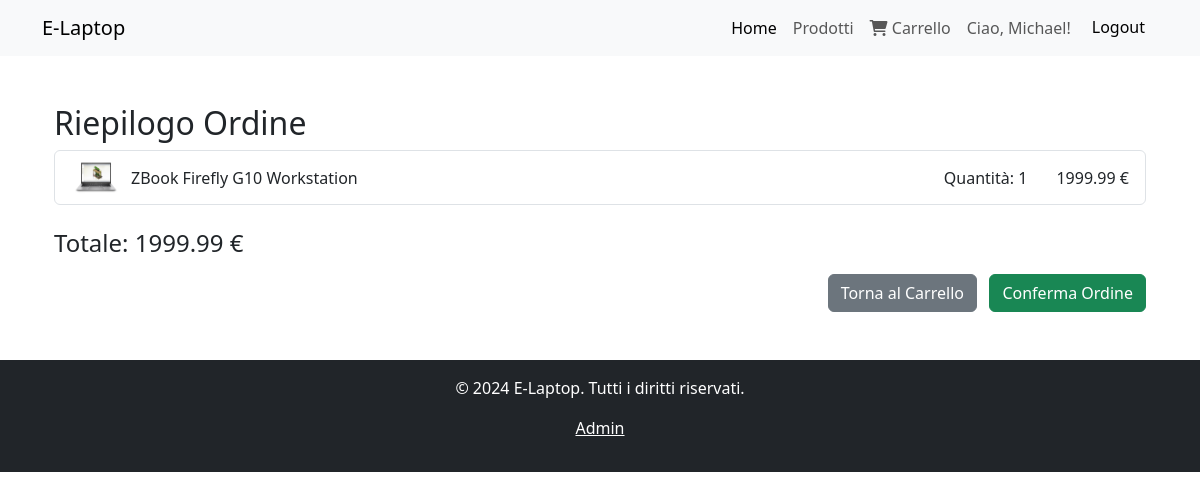
Screenshot of /checkout/ (signed in) with the database file from the repository.
### management/models.py (models this page shows, shortened)
class CustomUser(AbstractUser):
    USER_TYPE_CHOICES = (
        ('buyer', 'Acquirente'),
        ('seller', 'Fornitore'),
    )
    user_type = models.CharField(max_length=20, choices=USER_TYPE_CHOICES)

class CartItem(models.Model):
    cart = models.ForeignKey(Cart, on_delete=models.CASCADE)
    laptop = models.ForeignKey(Laptop, on_delete=models.CASCADE)
    quantity = models.PositiveIntegerField(default=1)

class Laptop(models.Model):
    name = models.CharField(max_length=100)
    description = models.CharField(max_length=200, blank=True, null=True)
    processor_brand = models.CharField(max_length=100)
    processor_model = models.CharField(max_length=100)
    ram = models.IntegerField()
    storage = models.IntegerField()
    display_inches = models.IntegerField()
    price = models.DecimalField(max_digits=10, decimal_places=2)
    image = models.ImageField(upload_to='laptops/', blank=True, null=True)
    CATEGORY_CHOICES = (
        ('', 'Select Category'),
        ('BL', 'Budget laptop'),
        ('HE', 'High end laptop'),
        ('CO', 'Convertible or 2-in-1'),
        ('GA', 'Gaming'),
        ('EN', 'Enterprise'),
    )
    category = models.CharField(max_length=2, choices=CATEGORY_CHOICES)
    seller = models.ForeignKey(settings.AUTH_USER_MODEL, null=True, on_delete=models.SET_NULL)

### management/views.py (the view)
# urls.py: path('checkout/', views.checkout, name='checkout'),
@login_required
def checkout(request):
    if request.user.user_type != 'buyer':
        messages.error(request, 'Sellers are not allowed to access the checkout.')
        return redirect('home')
    cart = Cart.objects.filter(user=request.user).first()
    if not cart or not cart.cartitem_set.exists():
        messages.error(request, "Il carrello è vuoto.")
        return redirect('cart_detail')
    cart_items = cart.cartitem_set.all()
    total_amount = sum(item.laptop.price * item.quantity for item in cart_items)
    return render(request, 'management/checkout.html', {'cart_items': cart_items, 'total_amount': total_amount})

### management/templates/management/checkout.html (shortened to what this page needs)
{% extends 'base.html' %}
{% load static %}
{% block content %}
<div class="container mt-5">
    <h2>Riepilogo Ordine</h2>
    <ul class="list-group">
        {% for item in cart_items %}
            <li class="list-group-item d-flex justify-content-between align-items-center">
                <div class="d-flex align-items-center">
                    {% if item.laptop.image %}
                    	<img src="{{ item.laptop.image.url }}" alt="{{ item.laptop.name }}" style="width: 50px; height: auto; margin-right: 10px;">
                    {% endif %}
                    <span>{{ item.laptop.name }}</span>
                </div>
                <div class="d-flex align-items-center">
                    <span class="mr-3">Quantità: {{ item.quantity }}</span>
                    <span>{{ item.laptop.price }} €</span>
                </div>
            </li>
        {% endfor %}
    </ul>
    <h4 class="mt-4">Totale: {{ total_amount|floatformat:2 }} €</h4>
    <div class="d-flex justify-content-end mt-3">
        <a href="{% url 'cart_detail' %}" class="btn btn-secondary mr-2">Torna al Carrello</a>
        <a href="{% url 'confirm_order' %}" class="btn btn-success">Conferma Ordine</a>
    </div>
</div>
{% endblock %}

### templates/base.html (shortened to what this page needs)
<!DOCTYPE html>
<html lang="it">
<head>
    <link href="https://cdn.jsdelivr.net/npm/bootstrap@5.3.0/dist/css/bootstrap.min.css" rel="stylesheet">
</head>
<body>
    <nav class="navbar navbar-expand-lg navbar-light bg-light">
        <div class="container">
            <a class="navbar-brand" href="{% url 'home' %}">E-Laptop</a>
            <div class="collapse navbar-collapse" id="navbarNav">
                <ul class="navbar-nav ms-auto">
                    <li class="nav-item">
                        <a class="nav-link active" href="{% url 'home' %}">Home</a>
                    </li>
                    <li class="nav-item">
                        <a class="nav-link" href="{% url 'laptops_list' %}">Prodotti</a>
                    </li>
                    {% if user.is_authenticated %}
                        {% if user.user_type == 'buyer' %}
                            <link rel="stylesheet" href="https://cdnjs.cloudflare.com/ajax/libs/font-awesome/6.0.0-beta3/css/all.min.css">
                            <li class="nav-item">
                                <a class="nav-link" href="{% url 'cart_detail' %}">
                                    <i class="fas fa-shopping-cart"></i>
                                    Carrello
                                </a>
                            </li>
                        {% endif %}
                    {% endif %}
                    {% if user.is_authenticated %}
                        <li class="nav-item">
                            <span class="nav-link">Ciao, {{ user.username }}!</span>
                        </li>
                        <li class="nav-item">
                            <form method="POST" action="{% url 'logout' %}"> {% csrf_token %}
                                <button type="submit" class="btn btn-light">Logout</button>
                            </form>
                        </li>
                    {% endif %}
                </ul>
            </div>
        </div>
    </nav>
    <div class="container my-5">
        {% block content %}
        {% endblock %}
    </div>
    <footer class="bg-dark text-white text-center py-3">
        <p>&copy; 2024 E-Laptop. Tutti i diritti riservati.</p>
        <p><a href="http://localhost:8000/admin/" class="text-white">Admin</a></p>
    </footer>
</body>
</html>

### rows the page displays
CustomUser: username "Michael"
CartItem: laptop.image (picture), laptop.name "ZBook Firefly G10 Workstation", quantity "1", laptop.price "1999.99"

### other values shown
{{ total_amount|floatformat:2 }} "1999.99"
